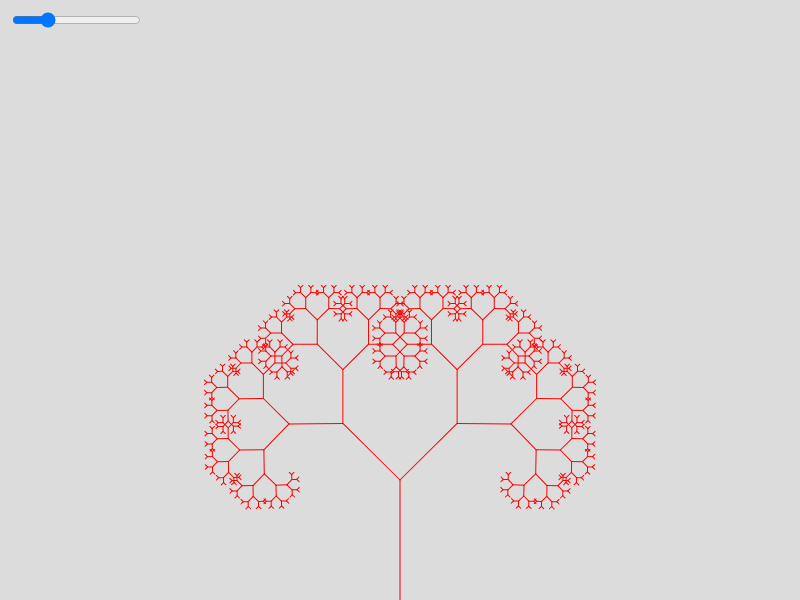
Frame 1 (no input)
Frame 60 (no input): identical to frame 1, image omitted
Frame 120 (the mouse pressed at the canvas centre since frame 60): identical to frame 1, image omitted

The p5.js sketch that drew this single still picture (run headless with seeded random() and noise() and a simulated clock; from frame 60 on, the mouse is pressed at the canvas centre):

// p5.js sketch
// ── sketch.js
let angle = 0;
let slider;

function setup() {
    createCanvas(800, 600);
    slider = createSlider(0, PI, PI/4, 0.01);
    slider.position(10, 10);
    angleMode(RADIANS);
}

function draw() {
    background(220);
    angle = slider.value();
    stroke(255, 0, 0);
    translate(width/2, height);
    branch(120);
}

function branch(len) {
    line(0, 0, 0, -len);
    translate(0, -len);
    
    if (len > 4) {
        push();
        rotate(angle);
        branch(len * 0.67);
        pop();
        
        push();
        rotate(-angle);
        branch(len * 0.67);
        pop();
    }
}
